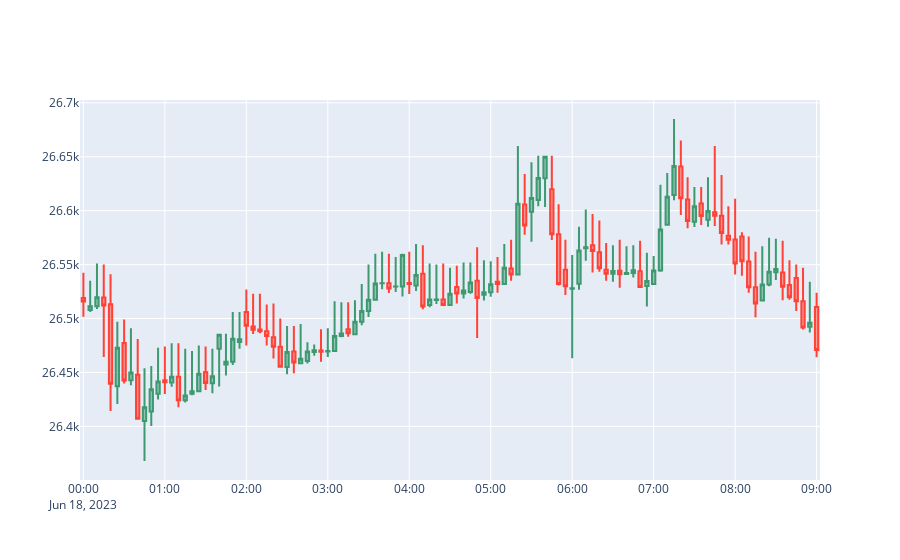

The notebook cell this image was saved under:
### Code cell
start = parser.parse('2023-06-18 00:00:00')
end   = parser.parse('2023-06-18 09:00:00')

fig = go.Figure(data=[go.Candlestick(x=data[start:end].index,
                open=data[start:end]['open'], high=data[start:end]['high'],
                low=data[start:end]['low'], close=data[start:end]['close'])
                     ])

fig.update_layout(xaxis_rangeslider_visible=False)
fig.show()
